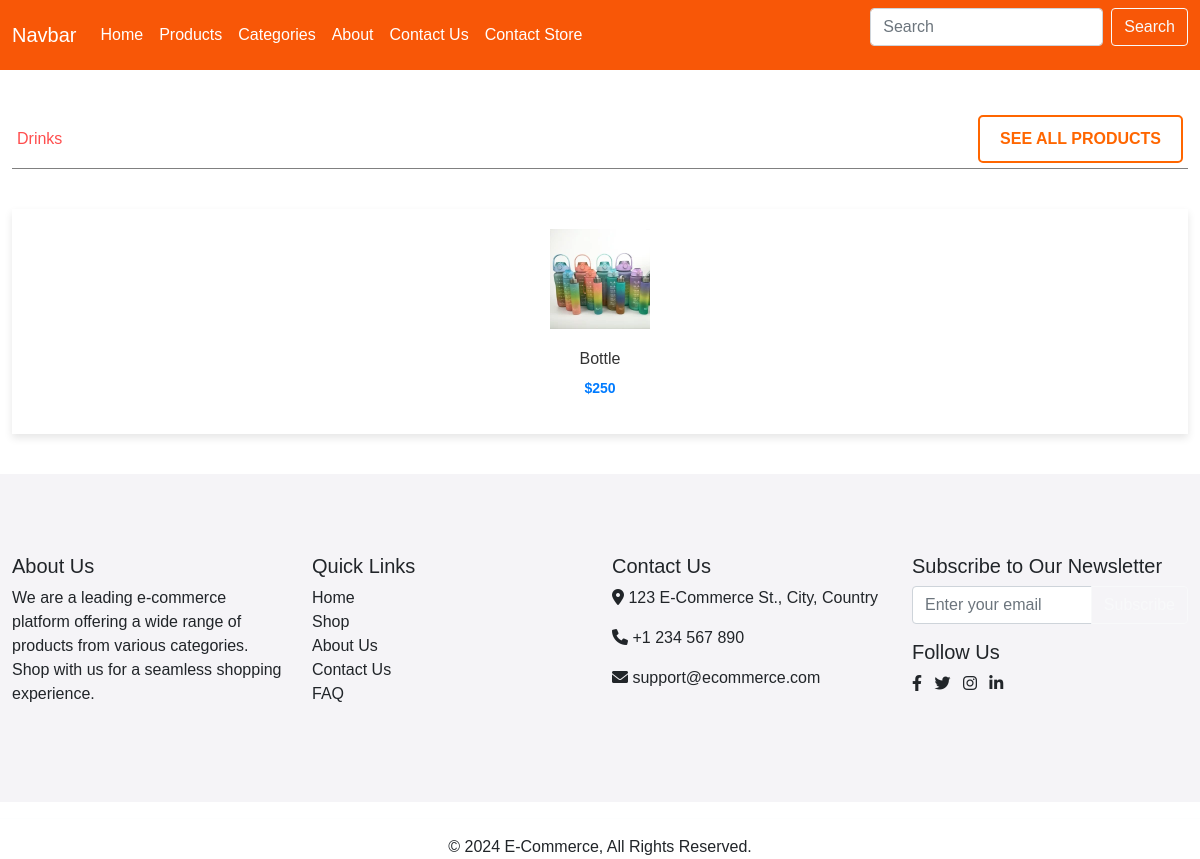
/product/product_by_category/4/, run on the app's committed database.
### adminPanel/models.py (models this page shows, shortened)
class Category(models.Model):
    name = models.CharField(max_length=100, null=True)
    image = models.ImageField(upload_to='categories/images/', null = True)

class Product(models.Model):
    name = models.CharField(max_length = 2000)
    price = models.IntegerField()
    discount = models.IntegerField()
    image = models.ImageField(upload_to='products/images/', null = True, max_length=250, default=None)
    description = models.TextField()
    category = models.ForeignKey(Category, on_delete=models.CASCADE)
    stock = models.IntegerField(default=0)

### product/views.py (the view)
# urls.py: path('product_by_category/<int:category_id>/', views.product_by_category, name="product_by_category"),
def product_by_category(request, category_id):
    category = get_object_or_404(Category, id=category_id)
    products = Product.objects.filter(category=category)
    data = {
        'title': f'Products in {category.name}',
        'products': products,
        'category': category,
    }
    return render(request, 'product_by_category.html', data)

### templates/product_by_category.html (shortened to what this page needs)
{% extends "master.html" %}
{% block content %}
{% load static %}
<!DOCTYPE html>
<html lang="en">
<head>
    <link rel="stylesheet" href="{% static 'css/product_style.css' %}">
</head>
<div class="container">
    <div class="flash-sale-section">
      <div class="sale-text">
          <p class="on-sale">{{category.name}}</p>
      </div>
      <div class="shop-all-button">
          <a href="#">SEE ALL PRODUCTS</a>
      </div>
  </div>
</div>
<div class="container">
  <div class="products-grid">
      {% for product in products %}
      <a href="{% url "productdetail" id=product.id %}" class="product-item">
          <img src="{{ product.image.url }}" alt="{{ product.name }}">
          <h3>{{ product.name }}</h3>
          <p class="price">${{ product.price }}</p>
      </a>
      {% endfor %}
  </div>
</div>
</html>
{% endblock %}

### static/css/product_style.css (style rules this page uses)
.container { max-width: 1200px; margin: 40px auto; }
.products-grid { display: grid; grid-template-columns: repeat(auto-fit, minmax(150px, 1fr)); gap: 20px; }
.product-item { text-align: center; background-color: white; padding: 20px; box-shadow: 0 4px 8px rgba(0, 0, 0, 0.1); transition: transform 0.2s ease; }
.product-item img { width: 100px; height: 100px; object-fit: cover; margin-bottom: 10px; }
.product-item h3 { font-size: 16px; color: #333; margin: 10px 0; }
.product-item p { font-size: 14px; color: #666; margin: 10px 0; }
.product-item .price { font-size: 14px; color: #007BFF; margin-bottom: 15px; font-weight: bold; }
a { text-decoration: none; color: inherit; }
.flash-sale-section { display: flex; justify-content: space-between; align-items: center; background-color: #fff; padding: 5px; margin: 40px auto; border-bottom: 0.1px solid gray; }
.sale-text .on-sale { font-size: 16px; color: #ff4d4d; margin: 0; }
.shop-all-button a { display: inline-block; padding: 10px 20px; color: #ff6600; border: 2px solid #ff6600; text-decoration: none; font-weight: bold; border-radius: 5px; transition: background-color 0.3s, color 0.3s; }

### data on the page
Category: name "Drinks"
Product: image (picture), name "Bottle", price "250"
